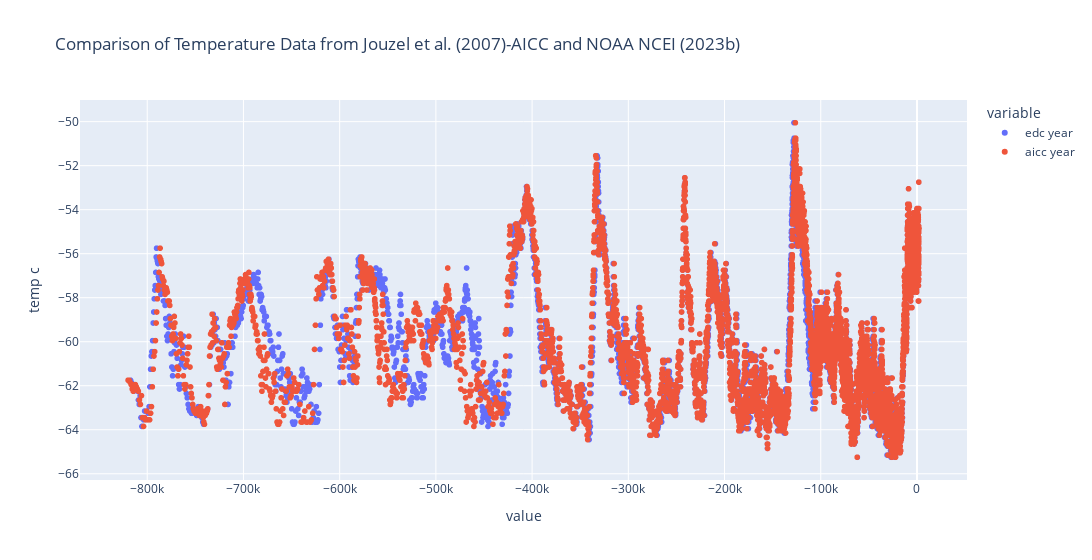

This figure's notebook cell:
### Markdown cell above
A scatter plot was generated to visualise the data according to Plotly.com express.scatter (n.d.) and Plotly.com Scatter Plots (n.d.).

### Code cell
px.scatter(df_temp_joai, x=['edc year', 'aicc year'], y='temp c', width=1200, 
           title="Comparison of Temperature Data from Jouzel et al. (2007)-AICC and NOAA NCEI (2023b)"
           )

### Figure 1 — Plotly figure (JSON) as saved in the notebook; plotly's stock layout.template omitted (floating-point values rounded to 4 significant figures; data arrays with more than 128 entries replaced by an {"elided": "..."} marker saying what was removed)
{"data": [{"hovertemplate": "variable=edc year<br>value=%{x}<br>temp c=%{y}<extra></extra>", "legendgroup": "edc year", "marker": {"color": "#636efa", "symbol": "circle"}, "mode": "markers", "name": "edc year", "showlegend": true, "type": "scattergl", "x": {"elided": "5819 float values"}, "xaxis": "x", "y": {"elided": "5819 float values"}, "yaxis": "y"}, {"hovertemplate": "variable=aicc year<br>value=%{x}<br>temp c=%{y}<extra></extra>", "legendgroup": "aicc year", "marker": {"color": "#EF553B", "symbol": "circle"}, "mode": "markers", "name": "aicc year", "showlegend": true, "type": "scattergl", "x": {"elided": "5819 float values"}, "xaxis": "x", "y": {"elided": "5819 float values"}, "yaxis": "y"}], "layout": {"legend": {"title": {"text": "variable"}, "tracegroupgap": 0}, "title": {"text": "Comparison of Temperature Data from Jouzel et al. (2007)-AICC and NOAA NCEI (2023b)"}, "width": 1200, "xaxis": {"anchor": "y", "domain": [0, 1], "title": {"text": "value"}}, "yaxis": {"anchor": "x", "domain": [0, 1], "title": {"text": "temp c"}}}}
